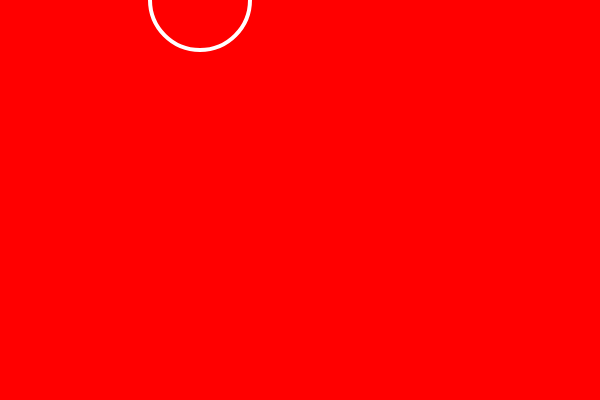
Frame 1 (no input)
Frame 60 (no input): identical to frame 1, image omitted
Frame 120 (the mouse pressed at the canvas centre since frame 60): identical to frame 1, image omitted

The p5.js sketch that drew this single still picture (run headless with seeded random() and noise() and a simulated clock; from frame 60 on, the mouse is pressed at the canvas centre):

// p5.js sketch
// ── sketch.js
var x = []; //Es un arreglo
var y = []; //Es un arreglo
var incremento = [];
var h = [];

function setup() {
  createCanvas(600, 400);
  for(var i =0; i < 5; i = i + 1){
    x[i] = floor(random(1, 600))
    y[i] = 0;  
    incremento[i] = floor(random(1, 20));
    h[i] = floor(random(1, 20));
  } 
   print(x);
   print(y);
   print(incremento);
   print(h);
}

function draw() {
  background(255,0,0);
  stroke(255);
  strokeWeight(4);
  noFill();
  ellipse(200, 0, 100, 100);
  
  
}
